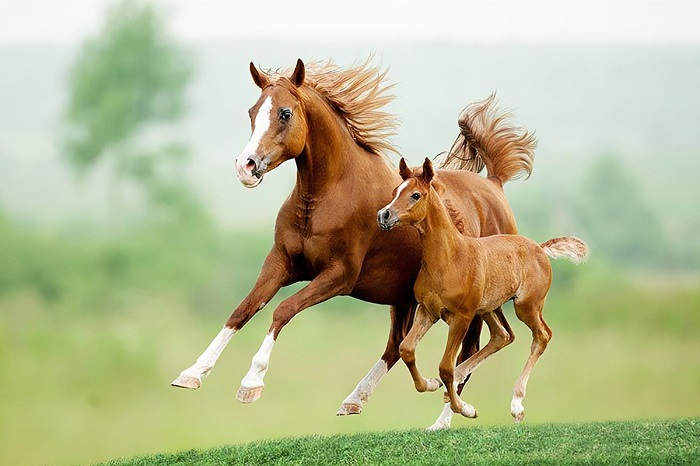
#> input picture DIP/1.jpg, 700 x 466 px
$ python Transform.py
#> lines starting #> are read from the running program, lines starting #| are printed output that depends on the picture; after the words box and inside, x2 and y2 are one past the last pixel; in counts of white or black regions, pixels touching at a corner belong together
import cv2
import numpy as np
from matplotlib import pyplot as plt

img  = plt.imread("1.jpg")
#> img is the input picture: shape (466, 700, 3); mean R, G, B 182.1, 185.8, 145.7
gray = cv2.cvtColor(img, cv2.COLOR_RGB2GRAY)
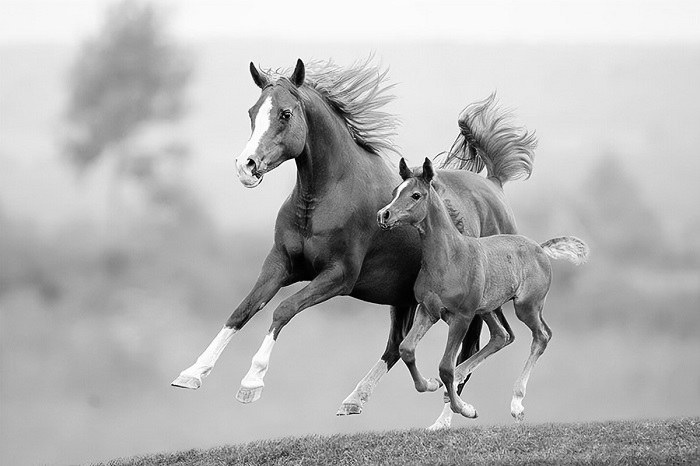
#> gray: shape (466, 700); min 0, max 255, mean 180.1

gray.shape


# 1
negative = np.zeros(gray.shape)

mx = gray.max()
#> mx = 255
for i in range(gray.shape[0]):
    for j in range(gray.shape[1]):
        negative[i, j] = mx - gray[i, j]
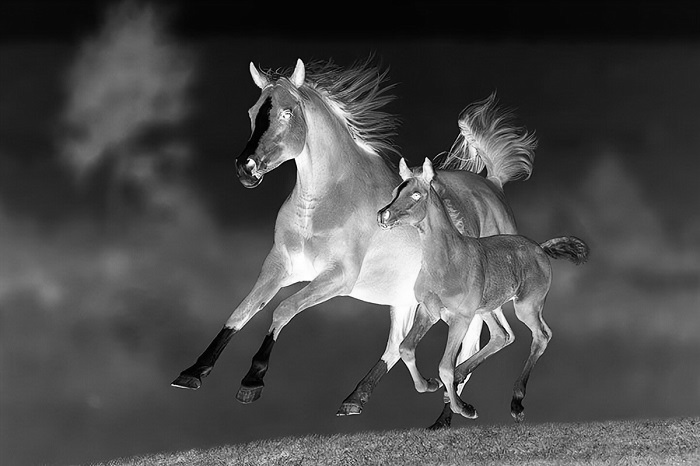
#> negative: shape (466, 700) float64; min 0, max 255, mean 74.9

# 2
new_img = gray.copy()
for i in range(gray.shape[0]):
    for j in range(gray.shape[1]):
        if gray[i, j] >= 50 and gray[i, j] <=150:
            new_img[i, j] = 200
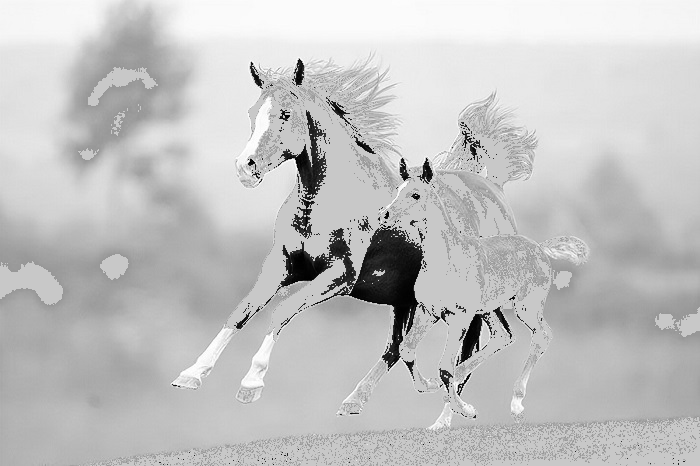
#> new_img: shape (466, 700); 15.65% of pixels changed, all inside (x1, y1, x2, y2) = (0, 59, 700, 466)

plt.subplot(1,2,1)
plt.imshow(negative, cmap='gray')
plt.title("1")

plt.subplot(1,2,2)
plt.imshow(new_img, cmap='gray')
plt.title('2')

plt.show()
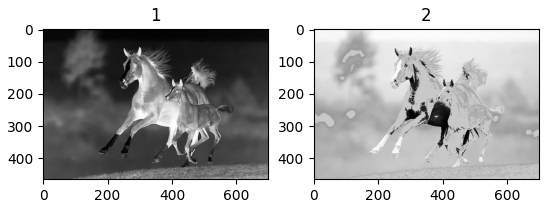
#> figure drawn by matplotlib, 2 panels
